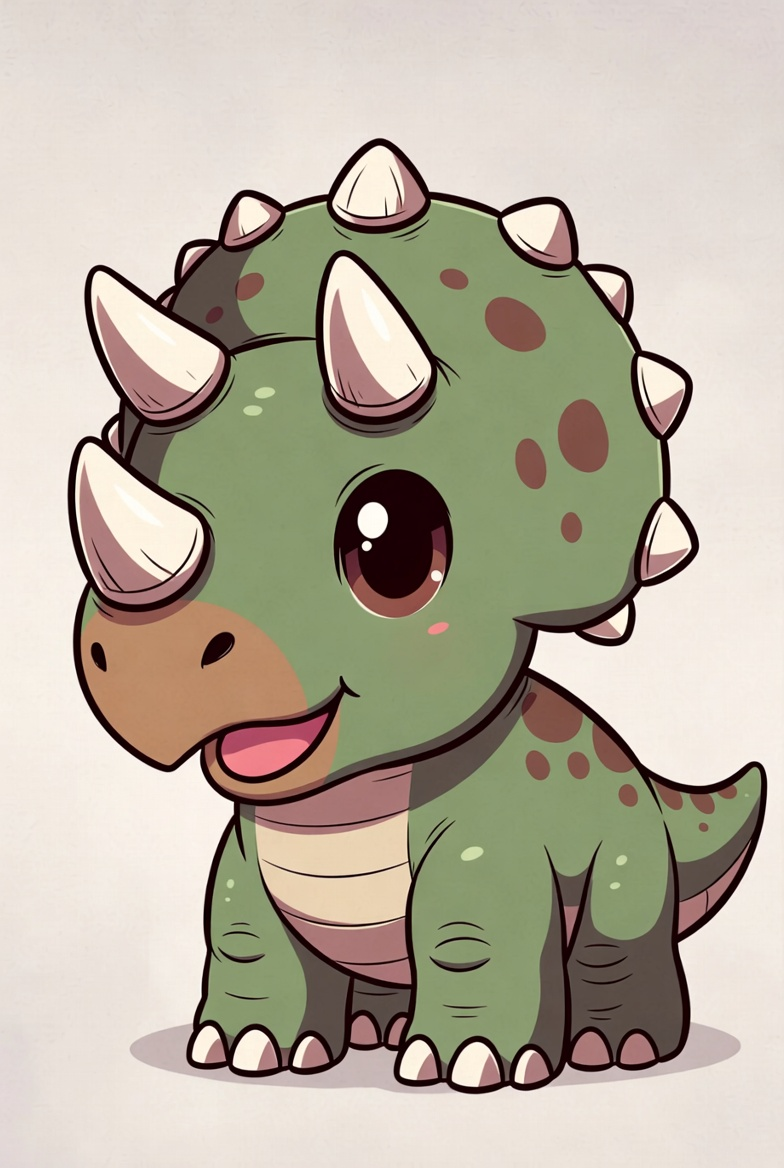
#> input picture game-html/img/dinos/tricera.jpg, 784 x 1168 px
$ python -i sprite_from_hero.py   (imports and definitions only)
#> lines starting #> are read from the running program, lines starting #| are printed output that depends on the picture
#!/usr/bin/env python
"""Sprite dino (animal detoure en COULEUR) derive d'une scene paleoart validee.

Meme principe que ombre_rembg.py, mais on GARDE les pixels couleur au lieu de les
aplatir en noir. Format aligne sur les 69 sprites existants : PNG RGBA, largeur 800.

Genere aussi la vignette `_tete` (crop serre sur la tete) avec --tete : la tete est
cherchee du cote ou le sujet est le plus HAUT et le plus FIN (le museau), ce qui
marche pour un profil ; verifier visuellement, le crop reste une heuristique.

Usage:
  python sprite_from_hero.py <scene.jpg> <out_sprite.png> [--largeur 800]
  python sprite_from_hero.py <scene.jpg> <out_sprite.png> --tete <out_tete.png>
"""
import os
import sys

from PIL import Image, ImageFilter

LARGEUR_DEFAUT = 800
SEUIL_ALPHA = 128
MIN_ILOT = 0.02
PAD = 4


# [24 lines left out: function _composantes, not called in this run]


def sprite(src, dst, largeur=LARGEUR_DEFAUT, tete=None):
    from rembg import remove

    with open(src, 'rb') as f:
        brut = remove(f.read())
    tmp = dst + '.rembg.png'
    with open(tmp, 'wb') as f:
        f.write(brut)
    im = Image.open(tmp).convert('RGBA')
    w, h = im.size
    alpha = list(im.split()[3].getdata())
    mask = [1 if a >= SEUIL_ALPHA else 0 for a in alpha]
    if not sum(mask):
        print('  rembg n\'a rien trouve')
        os.remove(tmp)
        return None

    # Jette les residus de decor detaches du sujet.
    labels, tailles = _composantes(mask, w, h)
    if tailles:
        plus_gros = max(tailles)
        garde = {i + 1 for i, t in enumerate(tailles) if t >= plus_gros * MIN_ILOT}
        jetes = sum(1 for i in range(w * h) if mask[i] and labels[i] not in garde)
        mask = [1 if (mask[i] and labels[i] in garde) else 0 for i in range(w * h)]
        print(f'  composantes={len(tailles)} gardees={len(garde)} px_jetes={jetes}')

    m = Image.new('L', (w, h), 0)
    m.putdata([255 if v else 0 for v in mask])
    m = m.filter(ImageFilter.MedianFilter(5)).point(lambda v: 255 if v >= 128 else 0)
    out = im.copy()
    out.putalpha(m.filter(ImageFilter.GaussianBlur(0.5)))

    bbox = out.getbbox()
    if bbox:
        bbox = (max(0, bbox[0] - PAD), max(0, bbox[1] - PAD),
                min(w, bbox[2] + PAD), min(h, bbox[3] + PAD))
        out = out.crop(bbox)
    plein = out.copy()
    if out.width != largeur:
        out = out.resize((largeur, max(1, round(out.height * largeur / out.width))), Image.LANCZOS)
    out.save(dst)
    print(f'  -> {os.path.basename(dst)} {out.size[0]}x{out.size[1]}')

    if tete:
        # La tete est du cote le plus haut du sujet : on compare la hauteur occupee
        # dans le premier et le dernier tiers, et on croppe un carre de ce cote.
        pw, ph = plein.size
        pa = plein.split()[3].load()
        # [8 lines left out: function hauteur, not called in this run]
        gauche = hauteur(0, pw // 3)
        droite = hauteur(pw - pw // 3, pw)
        cote_gauche = gauche <= droite
        cote = min(pw // 3, ph)
        x0 = 0 if cote_gauche else pw - cote
        # cadre sur la partie haute du sujet de ce cote
        y0 = max(0, min(gauche if cote_gauche else droite, ph - cote))
        crop = plein.crop((x0, y0, min(pw, x0 + cote), min(ph, y0 + cote)))
        crop = crop.resize((largeur, round(crop.height * largeur / crop.width)), Image.LANCZOS)
        crop.save(tete)
        print(f'  -> {os.path.basename(tete)} {crop.size[0]}x{crop.size[1]} '
              f'(cote {"gauche" if cote_gauche else "droit"})')
    os.remove(tmp)
    return dst


# [14 lines left out: function main, not called in this run]


# [2 lines not run here, left out]

>>> import cv2
>>> picture = cv2.imread('../../../../../game-html/img/dinos/tricera.jpg', cv2.IMREAD_GRAYSCALE)
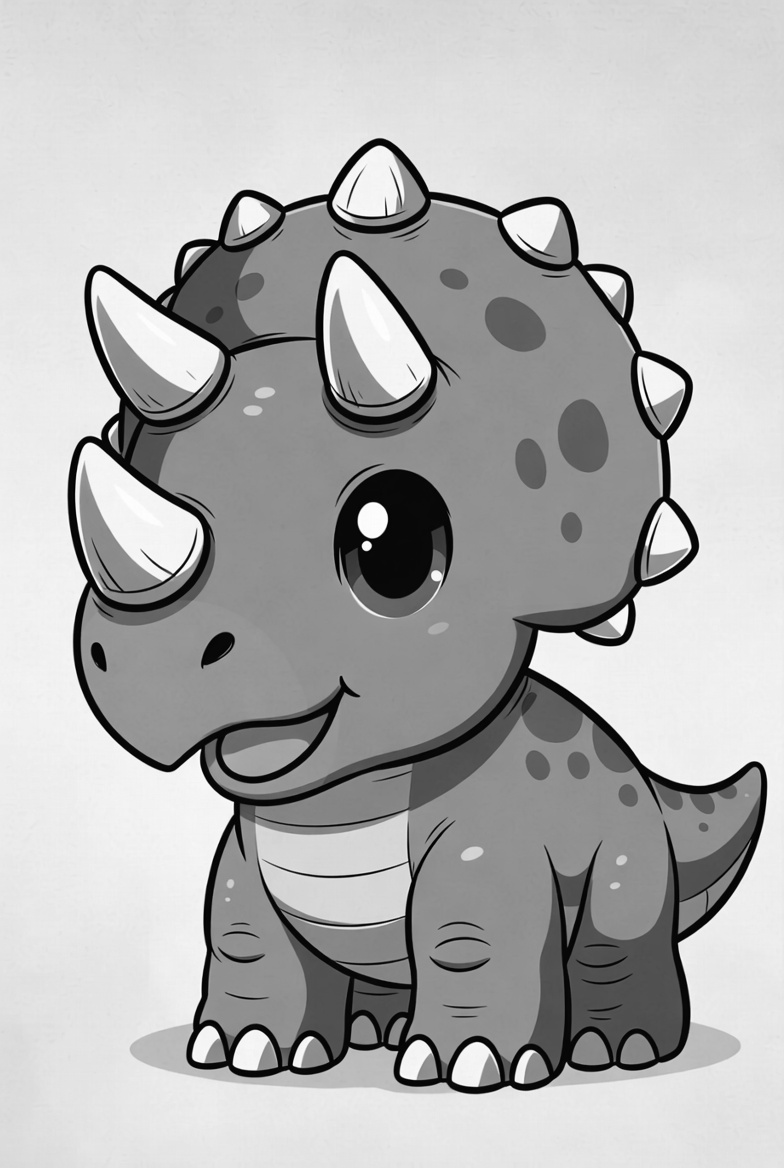
#> picture: shape (1168, 784); min 0, max 255, mean 176.9
>>> result = sprite(picture, 'out.png')
#> (the run stopped early here; a loop or call above may not have finished)
